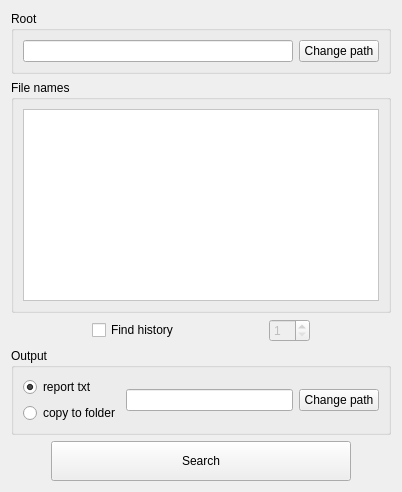
      <widget class="QWidget" name="tool1">
       <layout class="QVBoxLayout" name="verticalLayout_5" stretch="0,1,0,0,0">
        <item>
         <widget class="QGroupBox" name="groupBox_3">
          <property name="title">
           <string>Root</string>
          </property>
          <layout class="QVBoxLayout" name="verticalLayout_3">
           <item>
            <layout class="QHBoxLayout" name="horizontalLayout_2">
             <item>
              <widget class="QLineEdit" name="ff_rootEdit">
               <property name="focusPolicy">
                <enum>Qt::StrongFocus</enum>
               </property>
               <property name="text">
                <string/>
               </property>
               <property name="readOnly">
                <bool>true</bool>
               </property>
              </widget>
             </item>
             <item>
              <widget class="QPushButton" name="ff_rootBtn">
               <property name="focusPolicy">
                <enum>Qt::StrongFocus</enum>
               </property>
               <property name="statusTip">
                <string>Change root for recursive search</string>
               </property>
               <property name="text">
                <string>Change path</string>
               </property>
              </widget>
             </item>
            </layout>
           </item>
          </layout>
         </widget>
        </item>
        <item>
         <widget class="QGroupBox" name="groupBox_2">
          <property name="title">
           <string>File names</string>
          </property>
          <layout class="QHBoxLayout" name="horizontalLayout_7">
           <item>
            <widget class="QPlainTextEdit" name="ff_logsEdit">
             <property name="sizePolicy">
              <sizepolicy hsizetype="Expanding" vsizetype="Expanding">
               <horstretch>0</horstretch>
               <verstretch>0</verstretch>
              </sizepolicy>
             </property>
             <property name="focusPolicy">
              <enum>Qt::StrongFocus</enum>
             </property>
             <property name="statusTip">
              <string>Write file names without extensions</string>
             </property>
             <property name="styleSheet">
              <string notr="true">background-color: rgb(255, 255, 255);</string>
             </property>
             <property name="plainText">
              <string/>
             </property>
             <property name="backgroundVisible">
              <bool>true</bool>
             </property>
             <property name="centerOnScroll">
              <bool>false</bool>
             </property>
            </widget>
           </item>
          </layout>
         </widget>
        </item>
        <item>
         <layout class="QHBoxLayout" name="horizontalLayout_6">
          <item>
           <spacer name="horizontalSpacer_5">
            <property name="orientation">
             <enum>Qt::Horizontal</enum>
            </property>
            <property name="sizeHint" stdset="0">
             <size>
              <width>40</width>
              <height>20</height>
             </size>
            </property>
           </spacer>
          </item>
          <item>
           <widget class="QCheckBox" name="ff_historyCheckBox">
            <property name="focusPolicy">
             <enum>Qt::StrongFocus</enum>
            </property>
            <property name="statusTip">
             <string>Search history logs for those listed above</string>
            </property>
            <property name="text">
             <string>Find history </string>
            </property>
           </widget>
          </item>
          <item>
           <spacer name="horizontalSpacer_6">
            <property name="orientation">
             <enum>Qt::Horizontal</enum>
            </property>
            <property name="sizeHint" stdset="0">
             <size>
              <width>40</width>
              <height>20</height>
             </size>
            </property>
           </spacer>
          </item>
          <item>
           <widget class="QSpinBox" name="ff_historyBox">
            <property name="enabled">
             <bool>false</bool>
            </property>
            <property name="focusPolicy">
             <enum>Qt::StrongFocus</enum>
            </property>
            <property name="statusTip">
             <string>Number of history logs to search for</string>
            </property>
            <property name="minimum">
             <number>1</number>
            </property>
            <property name="value">
             <number>1</number>
            </property>
           </widget>
          </item>
          <item>
           <spacer name="horizontalSpacer_7">
            <property name="orientation">
             <enum>Qt::Horizontal</enum>
            </property>
            <property name="sizeHint" stdset="0">
             <size>
              <width>40</width>
              <height>20</height>
             </size>
            </property>
           </spacer>
          </item>
         </layout>
        </item>
        <item>
         <widget class="QGroupBox" name="groupBox">
          <property name="title">
           <string>Output</string>
          </property>
          <layout class="QHBoxLayout" name="horizontalLayout_3">
           <item>
            <layout class="QVBoxLayout" name="verticalLayout_4">
             <item>
              <widget class="QRadioButton" name="ff_outputRadioBtn_1">
               <property name="focusPolicy">
                <enum>Qt::StrongFocus</enum>
               </property>
               <property name="statusTip">
                <string>Create output report</string>
               </property>
               <property name="text">
                <string>report txt</string>
               </property>
               <property name="checked">
                <bool>true</bool>
               </property>
              </widget>
             </item>
             <item>
              <widget class="QRadioButton" name="ff_outputRadioBtn_2">
               <property name="focusPolicy">
                <enum>Qt::StrongFocus</enum>
               </property>
               <property name="statusTip">
                <string>Create output report as well as copy found files</string>
               </property>
               <property name="text">
                <string>copy to folder</string>
               </property>
               <property name="checked">
                <bool>false</bool>
               </property>
              </widget>
             </item>
            </layout>
           </item>
           <item>
            <layout class="QHBoxLayout" name="horizontalLayout_4">
             <item>
              <widget class="QLineEdit" name="ff_outputEdit">
               <property name="focusPolicy">
                <enum>Qt::StrongFocus</enum>
               </property>
               <property name="text">
                <string/>
               </property>
               <property name="readOnly">
                <bool>true</bool>
               </property>
              </widget>
             </item>
             <item>
              <widget class="QPushButton" name="ff_outputBtn">
               <property name="focusPolicy">
                <enum>Qt::StrongFocus</enum>
               </property>
               <property name="statusTip">
                <string>Change output destination path</string>
               </property>
               <property name="text">
                <string>Change path</string>
               </property>
              </widget>
             </item>
            </layout>
           </item>
          </layout>
         </widget>
        </item>
        <item>
         <layout class="QHBoxLayout" name="horizontalLayout_5">
          <item>
           <spacer name="horizontalSpacer_3">
            <property name="orientation">
             <enum>Qt::Horizontal</enum>
            </property>
            <property name="sizeHint" stdset="0">
             <size>
              <width>40</width>
              <height>20</height>
             </size>
            </property>
           </spacer>
          </item>
          <item>
           <widget class="QPushButton" name="ff_searchBtn">
            <property name="minimumSize">
             <size>
              <width>300</width>
              <height>40</height>
             </size>
            </property>
            <property name="focusPolicy">
             <enum>Qt::StrongFocus</enum>
            </property>
            <property name="statusTip">
             <string>Choose extensions and begin searching</string>
            </property>
            <property name="text">
             <string>Search</string>
            </property>
           </widget>
          </item>
          <item>
           <spacer name="horizontalSpacer_4">
            <property name="orientation">
             <enum>Qt::Horizontal</enum>
            </property>
            <property name="sizeHint" stdset="0">
             <size>
              <width>40</width>
              <height>20</height>
             </size>
            </property>
           </spacer>
          </item>
         </layout>
        </item>
       </layout>
      </widget>
